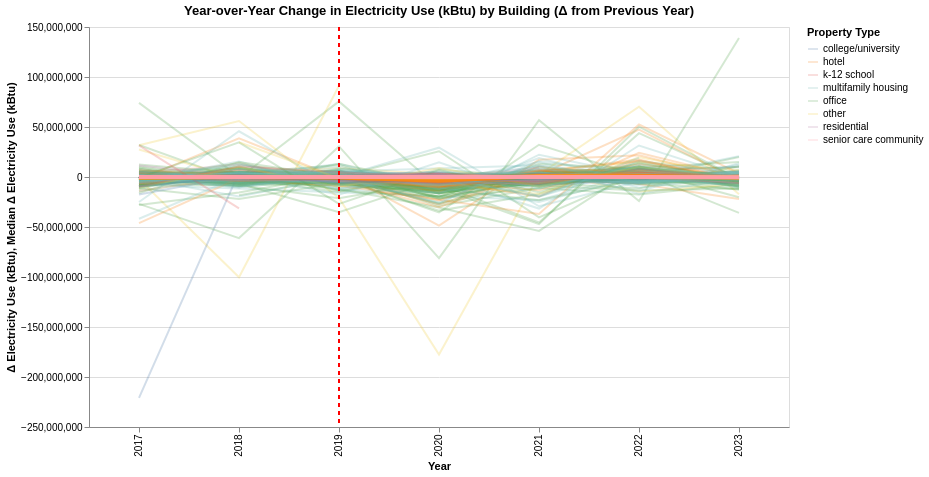

The cell this chart's notebook holds for it:
### Markdown cell above
Multifamily housing shows large increase in Site EUI in 2020, but then huge drop in 2021. The building is The Wellington Condominium Association. Another building with weird drop of Site EUI in 2022 is Frank O Lowden Homes.

### Code cell
delta_source = plot_delta_property_chart(
    df=top_energy,
    metric_col="Electricity Use (kBtu)",
)
delta_source

### Figure 1 — Vega-Lite specification as saved in the notebook (floating-point values rounded to 4 significant figures; data arrays with more than 128 entries replaced by an {"elided": "..."} marker saying what was removed)
{"config": {"view": {"continuousWidth": 300, "continuousHeight": 300}}, "layer": [{"mark": {"type": "line", "opacity": 0.25}, "encoding": {"color": {"field": "Primary Property Type", "title": "Property Type", "type": "nominal"}, "detail": {"field": "ID", "type": "nominal"}, "tooltip": [{"field": "ID", "type": "nominal"}, {"field": "Primary Property Type", "type": "nominal"}, {"field": "Data Year", "type": "quantitative"}, {"field": "Delta", "format": ".2f", "type": "quantitative"}], "x": {"field": "Data Year", "sort": "ascending", "title": "Year", "type": "ordinal"}, "y": {"field": "Delta", "title": "Δ Electricity Use (kBtu)", "type": "quantitative"}}, "name": "view_dcbdc8ffd5d36d5e_0", "transform": [{"filter": {"param": "param_058893d9ec4e6402"}}]}, {"mark": {"type": "line", "opacity": 1.0, "size": 4}, "encoding": {"color": {"field": "Primary Property Type", "scale": {"domain": ["college/university", "hotel", "k-12 school", "multifamily housing", "office", "other", "residential", "senior care community"], "scheme": "tableau10"}, "title": "Property Type", "type": "nominal"}, "tooltip": [{"field": "Primary Property Type", "type": "nominal"}, {"field": "Data Year", "type": "quantitative"}, {"field": "median_delta", "format": ".2f", "title": "Median Δ Electricity Use (kBtu)", "type": "quantitative"}], "x": {"field": "Data Year", "sort": "ascending", "title": "Year", "type": "ordinal"}, "y": {"field": "median_delta", "title": "Median Δ Electricity Use (kBtu)", "type": "quantitative"}}, "transform": [{"filter": {"param": "param_058893d9ec4e6402"}}, {"aggregate": [{"op": "median", "field": "Delta", "as": "median_delta"}], "groupby": ["Primary Property Type", "Data Year"]}]}, {"data": {"name": "data-dc8e9d07163f5c9a3a199184f074ad34"}, "mark": {"type": "rule", "color": "red", "size": 2, "strokeDash": [4, 4]}, "encoding": {"x": {"field": "x", "type": "ordinal"}}}], "data": {"name": "data-6dab7da3b06553c7a053329814774532"}, "height": 400, "params": [{"name": "param_058893d9ec4e6402", "select": {"type": "point", "fields": ["Primary Property Type"]}, "bind": {"input": "select", "options": ["college/university", "hotel", "k-12 school", "multifamily housing", "office", "other", "residential", "senior care community"], "name": "Property Type: "}, "views": ["view_dcbdc8ffd5d36d5e_0"]}, {"name": "param_1e9efca18e7a2868", "select": {"type": "interval", "encodings": ["x", "y"]}, "bind": "scales", "views": ["view_dcbdc8ffd5d36d5e_0"]}], "title": "Year-over-Year Change in Electricity Use (kBtu) by Building (Δ from Previous Year)", "width": 700, "$schema": "https://vega.github.io/schema/vega-lite/v6.1.0.json", "datasets": {"data-6dab7da3b06553c7a053329814774532": {"elided": "12826 records"}, "data-dc8e9d07163f5c9a3a199184f074ad34": [{"x": 2019}]}}
